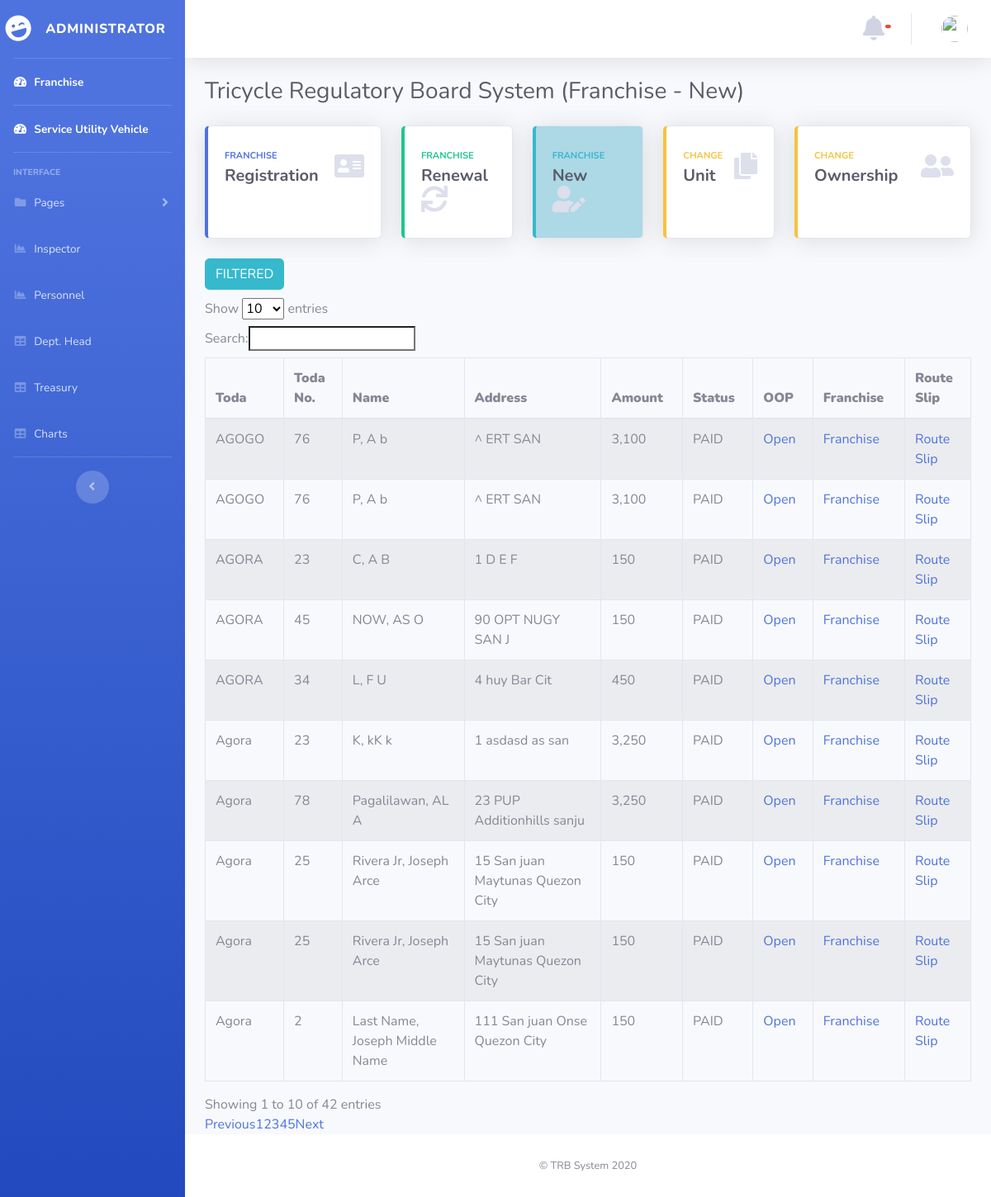
/atty/index.php, run on the app's committed database.
### tables this page shows
CREATE TABLE `or_payments` (
  `id_payment` int(6) NOT NULL,
  `id_no` int(6) NOT NULL,
  `reg_fee` int(6) NOT NULL,
  `mch` int(6) NOT NULL,
  `reg_sticker` int(6) NOT NULL,
  `petition` int(6) NOT NULL,
  `confirmation` int(6) NOT NULL,
  `inspection` int(6) NOT NULL,
  `supervision` int(6) NOT NULL,
  `fare_sticker` int(6) NOT NULL,
  `plate_sticker` int(6) NOT NULL,
  `others` text NOT NULL,
  `total_amount` text NOT NULL,
  `sticker_no` text NOT NULL,
  `or_date` text NOT NULL,
  `seen_status` int(11) NOT NULL
);

CREATE TABLE `tricycle_operator` (
  `id_no` int(11) NOT NULL,
  `first_name` varchar(25) NOT NULL,
  `middle_name` varchar(25) NOT NULL,
  `last_name` varchar(25) NOT NULL,
  `house_no` varchar(25) NOT NULL,
  `street` varchar(25) NOT NULL,
  `barangay` varchar(25) NOT NULL,
  `city` varchar(25) NOT NULL,
  `case_no` varchar(25) NOT NULL,
  `toda` varchar(25) NOT NULL,
  `toda_no` smallint(6) NOT NULL,
  `make` varchar(25) NOT NULL,
  `motor_no` varchar(25) NOT NULL,
  `chasis_no` varchar(25) NOT NULL,
  `plate_no` varchar(25) NOT NULL,
  `date` varchar(25) NOT NULL,
  `unit` smallint(6) NOT NULL,
  `status` int(6) NOT NULL,
  `seen_status` int(11) NOT NULL
);

### atty/index.php (the view, shortened to what this page needs)
<!DOCTYPE html>
<html lang="en">
<head>
  <link href="../vendor/fontawesome-free/css/all.min.css" rel="stylesheet" type="text/css">
  <link href="../css/sb-admin-2.min.css" rel="stylesheet">
</head>
<body id="page-top">
  <?php require('nav.php');  ?>
        <div class="container-fluid">
          <div class="d-sm-flex align-items-center justify-content-between mb-4">
            <h1 class="h3 mb-0 text-gray-800">Tricycle Regulatory Board System (Franchise - New)</h1>
          </div>
          <div class="row">
            <div class="col-xl-3 col-md-6 mb-4">
              <a href="registration.php">
              <div class="card border-left-primary shadow h-100 py-2">
                <div class="card-body">
                  <div class="row no-gutters align-items-center">
                    <div class="col mr-2">
                      <div class="text-xs font-weight-bold text-primary text-uppercase mb-1">Franchise</div>
                      <div class="h5 mb-0 font-weight-bold text-gray-800">Registration</div>
                    </div>
                    <div class="col-auto">
                      <i class="fas fa-address-card fa-2x text-gray-300"></i>
                    </div>
                  </div>
                </div>
              </div>
              </a>
            </div>
            <div class="col-xl-2 col-md-6 mb-4">
              <a href="renewal.php">
              <div class="card border-left-success shadow h-100 py-2">
                <div class="card-body">
                  <div class="row no-gutters align-items-center">
                    <div class="col mr-2">
                      <div class="text-xs font-weight-bold text-success text-uppercase mb-1">FRANCHISE</div>
                      <div class="h5 mb-0 font-weight-bold text-gray-800">Renewal</div>
                    </div>
                    <div class="col-auto">
                      <i class="fas fa-sync fa-2x text-gray-300"></i>
                    </div>
                  </div>
                </div>
              </div>
              </a>
            </div>
            <div class="col-xl-2 col-md-6 mb-4">
              <a href="new.php">
              <div class="card border-left-info shadow h-100 py-2" style="background-color:lightblue">
                <div class="card-body">
                  <div class="row no-gutters align-items-center">
                    <div class="col mr-2">
                      <div class="text-xs font-weight-bold text-info text-uppercase mb-1">Franchise</div>
                      <div class="row no-gutters align-items-center">
                        <div class="col-auto">
                          <div class="h5 mb-0 mr-3 font-weight-bold text-gray-800">New</div>
                        </div>
                      </div>
                    </div>
                    <div class="col-auto">
                      <i class="fas fa-user-edit fa-2x text-gray-300"></i>
                    </div>
                  </div>
                </div>
              </div>
              </a>
            </div>
            <div class="col-xl-2 col-md-6 mb-4">
              <a href="change_unit.php">
              <div class="card border-left-warning shadow h-100 py-2">
                <div class="card-body">
                  <div class="row no-gutters align-items-center">
                    <div class="col mr-2">
                      <div class="text-xs font-weight-bold text-warning text-uppercase mb-1">Change </div>
                      <div class="h5 mb-0 font-weight-bold text-gray-800">Unit</div>
                    </div>
                    <div class="col-auto">
                      <i class="fas fa-copy fa-2x text-gray-300"></i>
                    </div>
                  </div>
                </div>
              </div>
              </a>
            </div>
          <div class="col-xl-3 col-md-6 mb-4">
            <a href="change_ownership.php">
            <div class="card border-left-warning shadow h-100 py-2">
              <div class="card-body">
                <div class="row no-gutters align-items-center">
                  <div class="col mr-2">
                    <div class="text-xs font-weight-bold text-warning text-uppercase mb-1">Change</div>
                    <div class="h5 mb-0 font-weight-bold text-gray-800"> Ownership</div>
                  </div>
                  <div class="col-auto">
                    <i class="fas fa-user-friends fa-2x text-gray-300"></i>
                  </div>
                </div>
              </div>
            </div>
            </a>
          </div>
        </div>
        <div class="">
          <a href="index_table.php" class="btn btn-info" style="margin-bottom: 1%;">FILTERED</a>
          <link rel="stylesheet" href="https://cdn.datatables.net/1.10.12/css/dataTables.bootstrap.min.css" />
          <?php
require ("../database.php");
$result = ' SELECT *
            FROM tricycle_operator
            INNER JOIN or_payments ON tricycle_operator.id_no = or_payments.id_no';
    $statement = $connection->prepare($result);
      $statement->execute();
      $payments = $statement->fetchAll(PDO::FETCH_OBJ);
echo "<table border='1'  class='table table-striped table-bordered table-hover' id='dataTables-example' style='width: 100%' >
 <thead>
<tr>
<th><b>Toda</b></td></th>
<th><b>Toda No.</b></td></th>
<th><b>Name</b></td></th>
<th><b>Address</b></td></th>
<th><b>Amount</b></td></th>
<th><b>Status</b></td></th>
<th><b>OOP</b></td></th>
<th><b>Franchise</b></td></th>
<th><b>Route Slip</b></td></th>
</tr>
</thead>
";
   foreach($payments as $package):
      $fname= $package->first_name;
      $mname= $package->middle_name;
      $lname= $package->last_name;
      $fullname= $lname .', '. $fname .' '.$mname;
      $house_no = $package->house_no;
      $street = $package->street;
      $barangay = $package->barangay;
      $city= $package->city;
      $full_add =  $house_no .' '. $street .' '.$barangay.' '.$city;
      $stats= $package->status;
      $display1 = '';
      $display2 ='';
      if($stats == 2)
      {
        $new_stat= "UNPAID";
        $display1 = "none ;";
        $display2 = "inline-block ;";
      }
      else if($stats == 5)
      {
        $new_stat= "PAID";
        $display1 = "inline-block ;";
        $display2 = "none ;";
      }
    echo "<tr id=".$package->id_no.">";
    echo "<td >".$package->toda."</td>";
    echo "<td >".$package->toda_no."</td>";
    echo "<td >".$fullname."</td>";
    echo "<td >".$full_add."</td>";
    echo "<td >".$package->total_amount."</td>";
    echo "<td >".$new_stat."</td>";
    echo "<td ><a href='../treasury/or_payment.php?userid=".$package->id_no."' style= display:".$display1."'> Open </a>
    <label style='display:".$display2."'>---</label></td>";
    echo "<td >
            <a href='generate.php?userid=".$package->id_no."'style= display:".$display1."'>Franchise</a>
            <label style='display:".$display2."'>---</label>
          </td>";
    echo "<td >
            <a href='route_slip.php?userid=".$package->id_no."'style= display:".$display1."'>Route Slip</a>
            <label style='display:".$display2."'>---</label>
          </td>";
 endforeach;
 echo "</table>";
?>
        </div>
      </div>
      <footer class="sticky-footer bg-white">
        <div class="container my-auto">
          <div class="copyright text-center my-auto">
            <span>© TRB System 2020</span>
          </div>
        </div>
      </footer>
    </div>
  </div>
</body>
</html>

### data on the page
or_payments: id_no.toda "AGORA", id_no.toda_no "23", id_no.middle_name "C, A B", id_no.city "1 D E F", total_amount "150", id_no.status "PAID"
or_payments: id_no.toda "AGORA", id_no.toda_no "45", id_no.middle_name "NOW, AS O", id_no.city "90 OPT NUGY SAN J", total_amount "150", id_no.status "PAID"
or_payments: id_no.toda "AGORA", id_no.toda_no "34", id_no.middle_name "L, F U", id_no.city "4 huy Bar Cit", total_amount "450", id_no.status "PAID"
or_payments: id_no.toda "Agora", id_no.toda_no "23", id_no.middle_name "K, kK k", id_no.city "1 asdasd as san", total_amount "3,250", id_no.status "PAID"
or_payments: id_no.toda "Agora", id_no.toda_no "78", id_no.middle_name "Pagalilawan, AL A", id_no.city "23 PUP Additionhills sanju", total_amount "3,250", id_no.status "PAID"
or_payments: id_no.toda "AGOGO", id_no.toda_no "76", id_no.middle_name "P, A b", id_no.city "^ ERT SAN", total_amount "3,100", id_no.status "PAID"
or_payments: id_no.toda "AGOGO", id_no.toda_no "76", id_no.middle_name "P, A b", id_no.city "^ ERT SAN", total_amount "3,100", id_no.status "PAID"
or_payments: id_no.toda "Agora", id_no.toda_no "25", id_no.middle_name "Rivera Jr, Joseph Arce", id_no.city "15 San juan Maytunas Quezon City", total_amount "150", id_no.status "PAID"
or_payments: id_no.toda "Agora", id_no.toda_no "25", id_no.middle_name "Rivera Jr, Joseph Arce", id_no.city "15 San juan Maytunas Quezon City", total_amount "150", id_no.status "PAID"
or_payments: id_no.toda "Agora", id_no.toda_no "2", id_no.middle_name "Last Name, Joseph Middle Name", id_no.city "111 San juan Onse Quezon City", total_amount "150", id_no.status "PAID"
